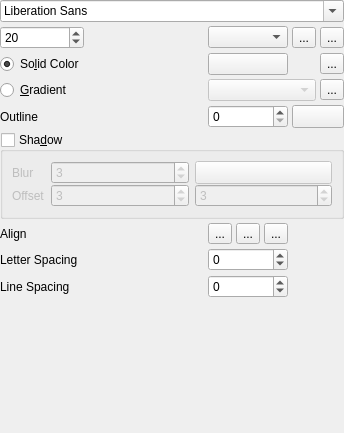
                 <widget class="QWidget" name="scrollAreaWidgetContents">
                  <property name="geometry">
                   <rect>
                    <x>0</x>
                    <y>0</y>
                    <width>344</width>
                    <height>433</height>
                   </rect>
                  </property>
                  <layout class="QGridLayout" name="gridLayout_9">
                   <property name="leftMargin">
                    <number>0</number>
                   </property>
                   <property name="topMargin">
                    <number>0</number>
                   </property>
                   <property name="rightMargin">
                    <number>0</number>
                   </property>
                   <property name="bottomMargin">
                    <number>0</number>
                   </property>
                   <property name="spacing">
                    <number>4</number>
                   </property>
                   <item row="6" column="4">
                    <widget class="QToolButton" name="buttonAlignRight">
                     <property name="text">
                      <string>...</string>
                     </property>
                     <property name="checkable">
                      <bool>true</bool>
                     </property>
                     <property name="checked">
                      <bool>false</bool>
                     </property>
                     <property name="autoExclusive">
                      <bool>true</bool>
                     </property>
                    </widget>
                   </item>
                   <item row="0" column="0" colspan="7">
                    <widget class="QFontComboBox" name="font_family">
                     <property name="sizePolicy">
                      <sizepolicy hsizetype="Preferred" vsizetype="Fixed">
                       <horstretch>0</horstretch>
                       <verstretch>0</verstretch>
                      </sizepolicy>
                     </property>
                    </widget>
                   </item>
                   <item row="4" column="2" colspan="3">
                    <widget class="QSpinBox" name="textOutline">
                     <property name="maximum">
                      <number>5000</number>
                     </property>
                    </widget>
                   </item>
                   <item row="10" column="0">
                    <spacer name="verticalSpacer_4">
                     <property name="orientation">
                      <enum>Qt::Vertical</enum>
                     </property>
                     <property name="sizeHint" stdset="0">
                      <size>
                       <width>20</width>
                       <height>40</height>
                      </size>
                     </property>
                    </spacer>
                   </item>
                   <item row="8" column="2" colspan="3">
                    <widget class="QSpinBox" name="line_spacing">
                     <property name="enabled">
                      <bool>true</bool>
                     </property>
                     <property name="minimum">
                      <number>-1000</number>
                     </property>
                     <property name="maximum">
                      <number>1000</number>
                     </property>
                    </widget>
                   </item>
                   <item row="1" column="2" colspan="3">
                    <widget class="KComboBox" name="font_weight_box"/>
                   </item>
                   <item row="8" column="0">
                    <widget class="QLabel" name="label_24">
                     <property name="text">
                      <string>Line Spacing</string>
                     </property>
                    </widget>
                   </item>
                   <item row="4" column="0">
                    <widget class="QLabel" name="label_18">
                     <property name="sizePolicy">
                      <sizepolicy hsizetype="Maximum" vsizetype="Preferred">
                       <horstretch>0</horstretch>
                       <verstretch>0</verstretch>
                      </sizepolicy>
                     </property>
                     <property name="text">
                      <string>Outline</string>
                     </property>
                    </widget>
                   </item>
                   <item row="2" column="6">
                    <widget class="QToolButton" name="buttonInsertUnicode">
                     <property name="text">
                      <string>...</string>
                     </property>
                    </widget>
                   </item>
                   <item row="7" column="2" colspan="3">
                    <widget class="QSpinBox" name="letter_spacing">
                     <property name="minimum">
                      <number>-300</number>
                     </property>
                     <property name="maximum">
                      <number>300</number>
                     </property>
                    </widget>
                   </item>
                   <item row="6" column="2">
                    <widget class="QToolButton" name="buttonAlignLeft">
                     <property name="text">
                      <string>...</string>
                     </property>
                     <property name="checkable">
                      <bool>true</bool>
                     </property>
                     <property name="checked">
                      <bool>false</bool>
                     </property>
                     <property name="autoExclusive">
                      <bool>true</bool>
                     </property>
                    </widget>
                   </item>
                   <item row="5" column="0" colspan="7">
                    <widget class="QGroupBox" name="shadowBox">
                     <property name="title">
                      <string>Sha&amp;dow</string>
                     </property>
                     <property name="checkable">
                      <bool>true</bool>
                     </property>
                     <property name="checked">
                      <bool>false</bool>
                     </property>
                     <layout class="QGridLayout" name="gridLayout_3">
                      <property name="verticalSpacing">
                       <number>0</number>
                      </property>
                      <item row="0" column="0">
                       <widget class="QLabel" name="label_2">
                        <property name="sizePolicy">
                         <sizepolicy hsizetype="Maximum" vsizetype="Preferred">
                          <horstretch>0</horstretch>
                          <verstretch>0</verstretch>
                         </sizepolicy>
                        </property>
                        <property name="text">
                         <string>Blur</string>
                        </property>
                       </widget>
                      </item>
                      <item row="0" column="1">
                       <widget class="QSpinBox" name="blur_radius">
                        <property name="value">
                         <number>3</number>
                        </property>
                       </widget>
                      </item>
                      <item row="0" column="2">
                       <widget class="KColorButton" name="shadowColor">
                        <property name="sizePolicy">
                         <sizepolicy hsizetype="Minimum" vsizetype="Preferred">
                          <horstretch>0</horstretch>
                          <verstretch>0</verstretch>
                         </sizepolicy>
                        </property>
                        <property name="color">
                         <color alpha="100">
                          <red>0</red>
                          <green>0</green>
                          <blue>0</blue>
                         </color>
                        </property>
                        <property name="alphaChannelEnabled">
                         <bool>true</bool>
                        </property>
                       </widget>
                      </item>
                      <item row="1" column="0">
                       <widget class="QLabel" name="label">
                        <property name="sizePolicy">
                         <sizepolicy hsizetype="Maximum" vsizetype="Preferred">
                          <horstretch>0</horstretch>
                          <verstretch>0</verstretch>
                         </sizepolicy>
                        </property>
                        <property name="text">
                         <string>Offset</string>
                        </property>
                       </widget>
                      </item>
                      <item row="1" column="1">
                       <widget class="QSpinBox" name="shadowX">
                        <property name="minimum">
                         <number>-100</number>
                        </property>
                        <property name="maximum">
                         <number>100</number>
                        </property>
                        <property name="value">
                         <number>3</number>
                        </property>
                       </widget>
                      </item>
                      <item row="1" column="2">
                       <widget class="QSpinBox" name="shadowY">
                        <property name="minimum">
                         <number>-100</number>
                        </property>
                        <property name="maximum">
                         <number>100</number>
                        </property>
                        <property name="value">
                         <number>3</number>
                        </property>
                       </widget>
                      </item>
                     </layout>
                    </widget>
                   </item>
                   <item row="6" column="3">
                    <widget class="QToolButton" name="buttonAlignCenter">
                     <property name="text">
                      <string>...</string>
                     </property>
                     <property name="checkable">
                      <bool>true</bool>
                     </property>
                     <property name="autoExclusive">
                      <bool>true</bool>
                     </property>
                    </widget>
                   </item>
                   <item row="1" column="5">
                    <widget class="QToolButton" name="buttonUnder">
                     <property name="text">
                      <string>...</string>
                     </property>
                     <property name="checkable">
                      <bool>true</bool>
                     </property>
                    </widget>
                   </item>
                   <item row="3" column="0">
                    <widget class="QRadioButton" name="gradient_color">
                     <property name="sizePolicy">
                      <sizepolicy hsizetype="Maximum" vsizetype="Fixed">
                       <horstretch>0</horstretch>
                       <verstretch>0</verstretch>
                      </sizepolicy>
                     </property>
                     <property name="text">
                      <string>&amp;Gradient</string>
                     </property>
                    </widget>
                   </item>
                   <item row="3" column="2" colspan="4">
                    <widget class="QComboBox" name="gradients_combo">
                     <property name="enabled">
                      <bool>false</bool>
                     </property>
                    </widget>
                   </item>
                   <item row="1" column="6">
                    <widget class="QToolButton" name="buttonItalic">
                     <property name="text">
                      <string>...</string>
                     </property>
                     <property name="checkable">
                      <bool>true</bool>
                     </property>
                    </widget>
                   </item>
                   <item row="1" column="0">
                    <widget class="QSpinBox" name="font_size">
                     <property name="sizePolicy">
                      <sizepolicy hsizetype="Preferred" vsizetype="Fixed">
                       <horstretch>0</horstretch>
                       <verstretch>0</verstretch>
                      </sizepolicy>
                     </property>
                     <property name="minimum">
                      <number>8</number>
                     </property>
                     <property name="maximum">
                      <number>1000</number>
                     </property>
                     <property name="value">
                      <number>20</number>
                     </property>
                    </widget>
                   </item>
                   <item row="3" column="6">
                    <widget class="QToolButton" name="edit_gradient">
                     <property name="text">
                      <string>...</string>
                     </property>
                    </widget>
                   </item>
                   <item row="4" column="5" colspan="2">
                    <widget class="KColorButton" name="textOutlineColor">
                     <property name="sizePolicy">
                      <sizepolicy hsizetype="Minimum" vsizetype="Preferred">
                       <horstretch>0</horstretch>
                       <verstretch>0</verstretch>
                      </sizepolicy>
                     </property>
                    </widget>
                   </item>
                   <item row="6" column="0">
                    <widget class="QLabel" name="label_25">
                     <property name="text">
                      <string>Align</string>
                     </property>
                    </widget>
                   </item>
                   <item row="2" column="2" colspan="3">
                    <widget class="KColorButton" name="fontColorButton">
                     <property name="sizePolicy">
                      <sizepolicy hsizetype="Minimum" vsizetype="Preferred">
                       <horstretch>0</horstretch>
                       <verstretch>0</verstretch>
                      </sizepolicy>
                     </property>
                     <property name="flat">
                      <bool>false</bool>
                     </property>
                     <property name="color">
                      <color>
                       <red>255</red>
                       <green>255</green>
                       <blue>255</blue>
                      </color>
                     </property>
                     <property name="defaultColor">
                      <color>
                       <red>0</red>
                       <green>0</green>
                       <blue>0</blue>
                      </color>
                     </property>
                    </widget>
                   </item>
                   <item row="7" column="0">
                    <widget class="QLabel" name="label_23">
                     <property name="text">
                      <string>Letter Spacing</string>
                     </property>
                    </widget>
                   </item>
                   <item row="2" column="0">
                    <widget class="QRadioButton" name="plain_color">
                     <property name="sizePolicy">
                      <sizepolicy hsizetype="Maximum" vsizetype="Fixed">
                       <horstretch>0</horstretch>
                       <verstretch>0</verstretch>
                      </sizepolicy>
                     </property>
                     <property name="text">
                      <string>So&amp;lid Color</string>
                     </property>
                     <property name="checked">
                      <bool>true</bool>
                     </property>
                    </widget>
                   </item>
                  </layout>
                 </widget>
